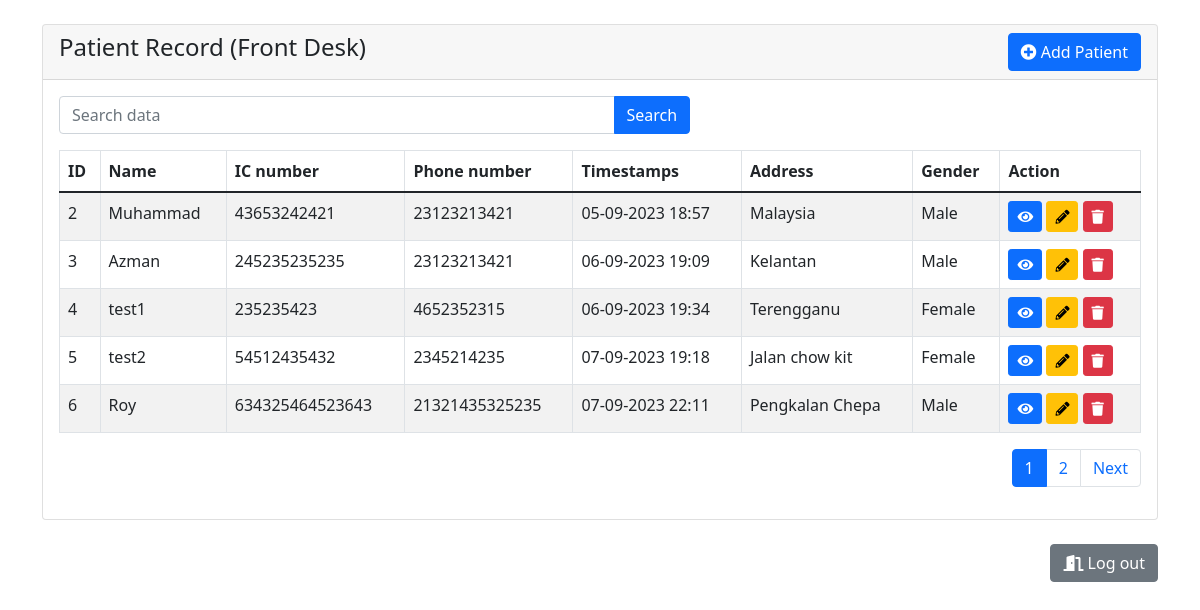
/front.php, run on the app's committed database.
### tables this page shows
CREATE TABLE `patient` (
  `id` int(11) NOT NULL,
  `name` varchar(255) NOT NULL,
  `icno` varchar(255) NOT NULL,
  `phone_no` varchar(255) NOT NULL,
  `timestamp` varchar(255) NOT NULL,
  `address` varchar(255) NOT NULL,
  `gender` varchar(255) NOT NULL,
  `diagnose_status` varchar(255) NOT NULL,
  `appointment_status` varchar(255) NOT NULL,
  `appointmentDateTime` varchar(255) NOT NULL,
  `medicinePrescription` varchar(255) NOT NULL,
  `total_price` varchar(255) NOT NULL,
  `payment_status` varchar(255) NOT NULL
);

### front.php (the view, shortened to what this page needs)
<!DOCTYPE html>
<html lang="en">
<head>
    <link href="https://cdn.jsdelivr.net/npm/bootstrap@5.1.3/dist/css/bootstrap.min.css"
    rel="stylesheet">
    <link rel="stylesheet" href="path/to/font-awesome/css/font-awesome.min.css">
    <link rel="stylesheet" href="https://cdnjs.cloudflare.com/ajax/libs/font-awesome/5.15.3/css/all.min.css">
    <link rel="stylesheet" href="//cdn.jsdelivr.net/npm/alertifyjs@1.13.1/build/css/alertify.min.css"/>
</head>
<body>
<div class="container mt-4">
    <div class="row">
        <div class="col-md-12">
            <div class="card">
                <div class="card-header">
                    <h4>Patient Record (Front Desk)
                        <button type="button" class="btn btn-primary float-end " data-bs-toggle="modal" data-bs-target="#patientAddModal">
                            <i class="fa fa-plus-circle"></i> Add Patient
                        </button>
                    </h4>
                </div>
                <div class="card-body">
                    <div class="col-md-7">
                        <form action="" method="GET" id="searchForm">
                            <div class="input-group mb-3">
                                <input type="text" name="search" id="search" class="form-control" placeholder="Search data">
                                <button type="submit" class="btn btn-primary">Search</button>
                            </div>
                        </form>
                    </div>
                    <table id="myTable" class="table table-bordered table-striped">
                        <thead>
                        <tr>
                            <th>ID</th>
                            <th>Name</th>
                            <th>IC number</th>
                            <th>Phone number</th>
                            <th>Timestamps</th>
                            <th>Address</th>
                            <th>Gender</th>
                            <th>Action</th>
                        </tr>
                        </thead>
                        <tbody>
                            <?php
                                require 'dbcon.php';
                                $records_per_page = 5;
                                $current_page = isset($_GET['page']) ? $_GET['page'] : 1;
                                $starting_record = ($current_page - 1) * $records_per_page;
                                if (isset($_GET['search'])) {
                                    $search = $_GET['search'];
                                    $query = "SELECT * FROM patient WHERE name LIKE '%$search%' OR icno LIKE '%$search%' OR phone_no LIKE '%$search%' OR timestamp LIKE '%$search%' OR address LIKE '%$search%' OR gender LIKE '%$search%' LIMIT $starting_record, $records_per_page";
                                } else {
                                    $query = "SELECT * FROM patient LIMIT $starting_record, $records_per_page";
                                }
                                $query_run = mysqli_query($con, $query);
                                if (isset($_GET['search'])) {
                                    $search = $_GET['search'];
                                    $count_query = "SELECT COUNT(*) as total FROM patient WHERE name LIKE '%$search%' OR icno LIKE '%$search%' OR phone_no LIKE '%$search%' OR timestamp LIKE '%$search%' OR address LIKE '%$search%' OR gender LIKE '%$search%'";
                                } else {
                                    $count_query = "SELECT COUNT(*) as total FROM patient";
                                }
                                $count_query_run = mysqli_query($con, $count_query);
                                $count_data = mysqli_fetch_assoc($count_query_run);
                                $total_records = $count_data['total'];
                                $total_pages = ceil($total_records / $records_per_page);
                                if (mysqli_num_rows($query_run) > 0) {
                                    foreach ($query_run as $patient) {
                                        $formattedtimestamp = date("d-m-Y H:i", strtotime($patient['timestamp']));
                                        ?>
                                        <tr>
                                            <td><?= $patient['id'] ?></td>
                                            <td><?= $patient['name'] ?></td>
                                            <td><?= $patient['icno'] ?></td>
                                            <td><?= $patient['phone_no'] ?></td>
                                            <td><?= $formattedtimestamp ?></td>
                                            <td><?= $patient['address'] ?></td>
                                            <td><?= $patient['gender'] ?></td>
                                            <td>
                                                <button type="button" value="<?= $patient['id'] ?>" class="viewPatientBtn btn btn-primary btn-sm"><i class="fas fa-eye"></i></button>
                                                <button type="button" value="<?= $patient['id'] ?>" class="editPatientBtn btn btn-warning btn-sm"><i class="fas fa-pencil-alt"></i></button>
                                                <button type="button" value="<?= $patient['id'] ?>" class="deletePatientBtn btn btn-danger btn-sm"><i class="fas fa-trash"></i></button>
                                            </td>
                                        </tr>
                                        <?php
                                    }
                                } else {
                                    echo "<tr><td colspan='8'>No Record Found</td></tr>";
                                }
                            ?>
                        </tbody>
                    </table>
                    <div class="row">
                        <div class="col-md-12">
                            <nav aria-label="Page navigation">
                            <ul class="pagination justify-content-end">
                                <?php
                                $max_buttons = 5;
                                $start_page = max(1, $current_page - 1);
                                $end_page = min($start_page + $max_buttons - 1, $total_pages);
                                for ($page = $start_page; $page <= $end_page; $page++) :
                                ?>
                                    <li class="page-item <?php if ($page == $current_page) echo 'active'; ?>">
                                        <a class="page-link"
                                        href="?page=<?= $page ?>&search=<?= isset($_GET['search']) ? $_GET['search'] : '' ?>">
                                            <?= $page ?>
                                        </a>
                                    </li>
                                <?php endfor; ?>
                                <?php if ($current_page < $total_pages) : ?>
                                    <li class="page-item">
                                        <a class="page-link"
                                        href="?page=<?= ($current_page + 1) ?>&search=<?= isset($_GET['search']) ? $_GET['search'] : '' ?>">
                                            Next
                                        </a>
                                    </li>
                                <?php endif; ?>
                            </ul>
                            </nav>
                        </div>
                    </div>
                </div>
            </div>
        </div>
    </div>
    <div class="d-flex justify-content-end mt-4">
        <button type="button" class="btn btn-secondary" onclick="location.href='logout.php';"><i class="fas fa-door-open"></i> Log out</button>
    </div>
</div>
</body>
</html>

### data on the page
patient: id "2", name "Muhammad", icno "43653242421", phone_no "23123213421", timestamp "05-09-2023 18:57", address "Malaysia", gender "Male"
patient: id "3", name "Azman", icno "245235235235", phone_no "23123213421", timestamp "06-09-2023 19:09", address "Kelantan", gender "Male"
patient: id "4", name "test1", icno "235235423", phone_no "4652352315", timestamp "06-09-2023 19:34", address "Terengganu", gender "Female"
patient: id "5", name "test2", icno "54512435432", phone_no "2345214235", timestamp "07-09-2023 19:18", address "Jalan chow kit", gender "Female"
patient: id "6", name "Roy", icno "634325464523643", phone_no "21321435325235", timestamp "07-09-2023 22:11", address "Pengkalan Chepa", gender "Male"
